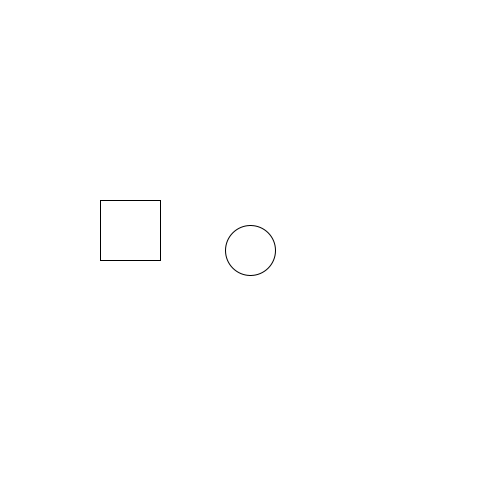
Frame 1 (no input)
Frame 60 (the mouse pressed at the canvas centre just before this capture): identical to frame 1, image omitted
Frame 120 (the mouse held since frame 60 and released just before this capture): identical to frame 1, image omitted

The Processing sketch that drew this single still picture (run headless with seeded random() and noise(); from frame 60 on, the mouse is pressed at the canvas centre):

// Processing sketch: fdp_intro_git
// ── fdp_intro_git.pde
void setup(){
size(500,500);
}

void draw(){
background(255);
fill(255,255,255);
ellipse(width/2,height/2,50,50);
rect(100,200,60,60);
}
